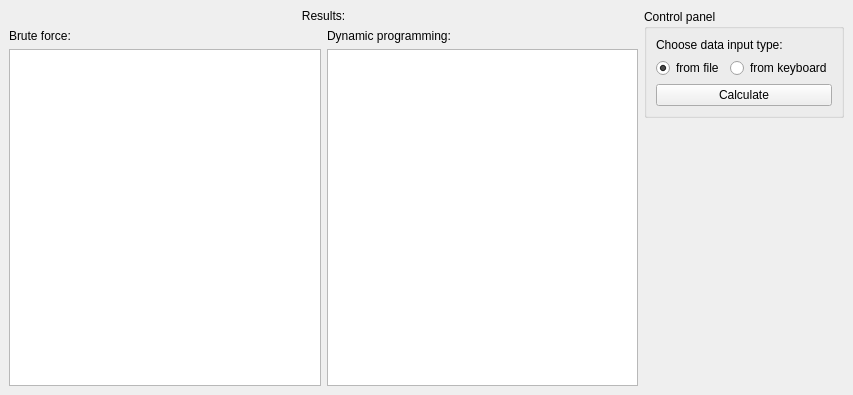
<?xml version="1.0" encoding="UTF-8"?>
<ui version="4.0">
 <class>MainWindow</class>
 <widget class="QMainWindow" name="MainWindow">
  <property name="geometry">
   <rect>
    <x>0</x>
    <y>0</y>
    <width>853</width>
    <height>395</height>
   </rect>
  </property>
  <property name="windowTitle">
   <string>MainWindow</string>
  </property>
  <widget class="QWidget" name="main_widget">
   <layout class="QVBoxLayout" name="verticalLayout_3">
    <item>
     <layout class="QHBoxLayout" name="horizontalLayout_2">
      <item>
       <layout class="QVBoxLayout" name="res_info_layout">
        <item>
         <widget class="QLabel" name="res_info_label">
          <property name="sizePolicy">
           <sizepolicy hsizetype="Preferred" vsizetype="Fixed">
            <horstretch>0</horstretch>
            <verstretch>0</verstretch>
           </sizepolicy>
          </property>
          <property name="text">
           <string>Results:</string>
          </property>
          <property name="alignment">
           <set>Qt::AlignCenter</set>
          </property>
         </widget>
        </item>
        <item>
         <layout class="QHBoxLayout" name="dynamic_res_info">
          <item>
           <layout class="QVBoxLayout" name="brute_info">
            <item>
             <widget class="QLabel" name="brute_title_label">
              <property name="sizePolicy">
               <sizepolicy hsizetype="Preferred" vsizetype="Fixed">
                <horstretch>0</horstretch>
                <verstretch>0</verstretch>
               </sizepolicy>
              </property>
              <property name="text">
               <string>Brute force:</string>
              </property>
             </widget>
            </item>
            <item>
             <widget class="QTextBrowser" name="brute_info_browser"/>
            </item>
           </layout>
          </item>
          <item>
           <layout class="QVBoxLayout" name="bellman_info">
            <item>
             <widget class="QLabel" name="bellamn_title_label">
              <property name="sizePolicy">
               <sizepolicy hsizetype="Preferred" vsizetype="Fixed">
                <horstretch>0</horstretch>
                <verstretch>0</verstretch>
               </sizepolicy>
              </property>
              <property name="text">
               <string>Dynamic programming:</string>
              </property>
             </widget>
            </item>
            <item>
             <widget class="QTextBrowser" name="bellman_info_browser"/>
            </item>
           </layout>
          </item>
         </layout>
        </item>
       </layout>
      </item>
      <item>
       <layout class="QVBoxLayout" name="verticalLayout_2">
        <item>
         <widget class="QGroupBox" name="controlbar_groupbox">
          <property name="title">
           <string>Control panel</string>
          </property>
          <layout class="QVBoxLayout" name="verticalLayout">
           <item>
            <layout class="QVBoxLayout" name="control_bar">
             <item>
              <widget class="QLabel" name="input_label">
               <property name="text">
                <string>Choose data input type:</string>
               </property>
              </widget>
             </item>
             <item>
              <layout class="QHBoxLayout" name="horizontalLayout">
               <item>
                <widget class="QRadioButton" name="radio_file">
                 <property name="text">
                  <string>from file</string>
                 </property>
                 <property name="checked">
                  <bool>true</bool>
                 </property>
                </widget>
               </item>
               <item>
                <widget class="QRadioButton" name="radio_keyboard">
                 <property name="text">
                  <string>from keyboard</string>
                 </property>
                 <property name="checked">
                  <bool>false</bool>
                 </property>
                </widget>
               </item>
              </layout>
             </item>
             <item>
              <widget class="QPushButton" name="pushButton">
               <property name="text">
                <string>Calculate</string>
               </property>
              </widget>
             </item>
            </layout>
           </item>
          </layout>
         </widget>
        </item>
        <item>
         <spacer name="verticalSpacer">
          <property name="orientation">
           <enum>Qt::Vertical</enum>
          </property>
          <property name="sizeHint" stdset="0">
           <size>
            <width>20</width>
            <height>40</height>
           </size>
          </property>
         </spacer>
        </item>
       </layout>
      </item>
     </layout>
    </item>
   </layout>
  </widget>
 </widget>
 <resources/>
 <connections/>
</ui>
